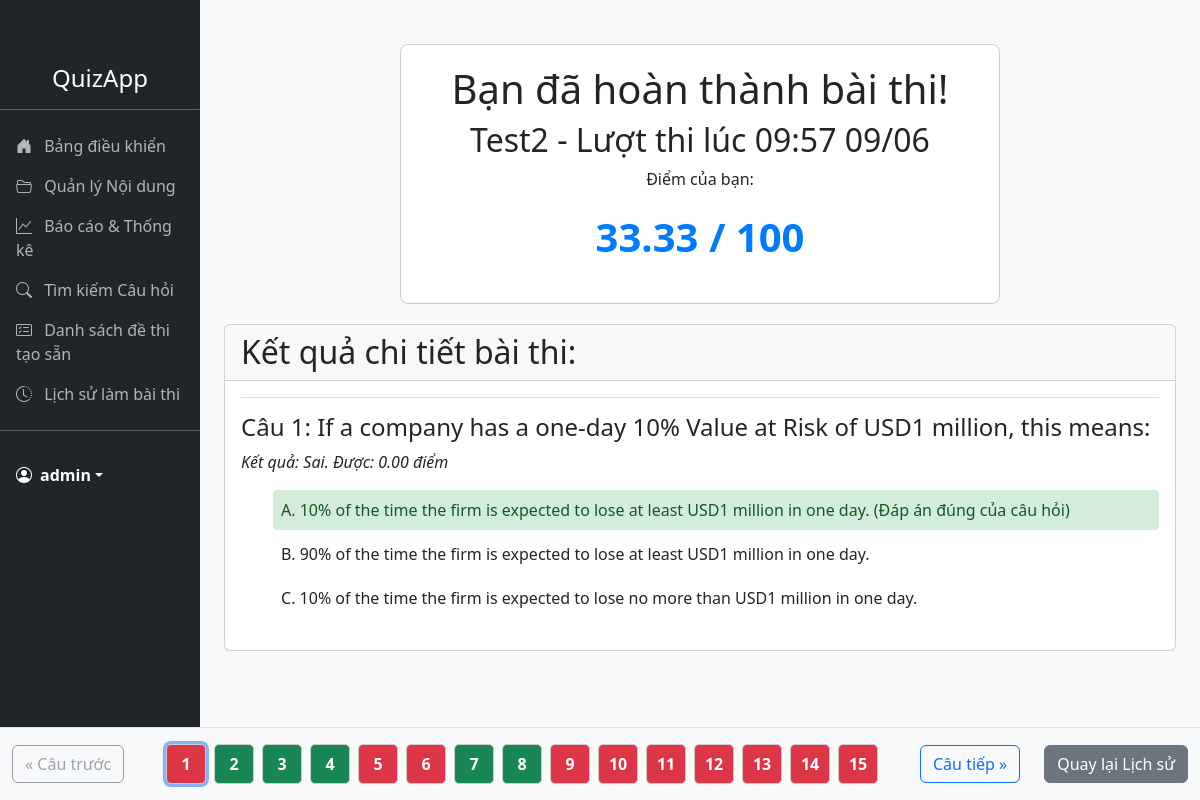
The page /attempt/23/result/ (signed in) on the database its author committed.
### quiz_app/models.py (models this page shows, shortened)
class UserAttempt(models.Model):
    user = models.ForeignKey(User, on_delete=models.CASCADE)
    quiz = models.ForeignKey(Quiz, on_delete=models.SET_NULL, null=True)
    start_time = models.DateTimeField(auto_now_add=True)
    end_time = models.DateTimeField(null=True, blank=True)
    score_achieved = models.FloatField(null=True, blank=True)
    question_order = models.TextField(default='[]')
    class Meta:
        verbose_name = "Lượt làm bài"
        verbose_name_plural = "Lượt làm bài"

class Quiz(models.Model):
    QUIZ_TYPE_CHOICES = [
        ('static', 'Đề thi tĩnh'),
        ('dynamic', 'Đề thi động'),
    ]
    user = models.ForeignKey(User, on_delete=models.CASCADE)
    quiz_name = models.CharField(max_length=255)
    quiz_type = models.CharField(max_length=10, choices=QUIZ_TYPE_CHOICES, default='static')
    questions = models.ManyToManyField(Question, through='QuizQuestion', blank=True)
    time_limit_minutes = models.IntegerField()
    scoring_scale_max = models.IntegerField(default=100)
    created_at = models.DateTimeField(auto_now_add=True)
    is_snapshot = models.BooleanField(default=False)
    template_for = models.ForeignKey('self', on_delete=models.SET_NULL, null=True, blank=True, related_name='snapshots')
    access_code = models.CharField(
        max_length=10,
        unique=True,    # Đảm bảo mỗi mã là duy nhất
        blank=True,
        null=True,
        db_index=True   # Giúp việc tra cứu mã nhanh hơn
    )
    enrolled_users = models.ManyToManyField(
        User,
        related_name='enrolled_quizzes', # Giúp truy vấn ngược từ User -> Quiz
        blank=True
    )
    class Meta:
        verbose_name = "Đề thi"
        verbose_name_plural = "Đề thi"

class AttemptAnswer(models.Model):
    attempt = models.ForeignKey(UserAttempt, on_delete=models.CASCADE, related_name='answered_questions')
    question = models.ForeignKey(Question, on_delete=models.SET_NULL, null=True)
    selected_answers = models.ManyToManyField(Answer)
    is_correct = models.BooleanField(default=False)
    points_earned = models.FloatField(default=0)
    class Meta:
        verbose_name = "Câu trả lời trong Lượt làm bài"
        verbose_name_plural = "Câu trả lời trong Lượt làm bài"

class Question(models.Model):
    topic = models.ForeignKey(Topic, on_delete=models.CASCADE, related_name='questions')
    question_text = models.TextField()
    question_image = models.ImageField(upload_to='question_images/', blank=True, null=True)
    QUESTION_TYPE_CHOICES = [
        ('single_choice', 'Một lựa chọn'),
        ('multiple_choice', 'Nhiều lựa chọn'),
    ]
    question_type = models.CharField(max_length=20, choices=QUESTION_TYPE_CHOICES, default='single_choice')
    class Meta:
        verbose_name = "Câu hỏi"
        verbose_name_plural = "Câu hỏi"

class Answer(models.Model):
    question = models.ForeignKey(Question, on_delete=models.CASCADE, related_name='answers')
    answer_text = models.TextField()
    answer_image = models.ImageField(upload_to='answer_images/', blank=True, null=True)
    is_correct = models.BooleanField(default=False)
    class Meta:
        verbose_name = "Đáp án"
        verbose_name_plural = "Đáp án"

### quiz_app/views.py (the view)
@login_required
def attempt_result(request, attempt_id):
    try:
        attempt = (
            UserAttempt.objects.select_related(
                "quiz"  # Lấy thông tin đề thi liên quan (JOIN)
            )
            .prefetch_related(
                "answered_questions__question__answers",
                "answered_questions__selected_answers",
            )
            .get(id=attempt_id, user=request.user)
        )
    except UserAttempt.DoesNotExist:
        raise Http404("Không tìm thấy lượt làm bài này.")
    context = {"attempt": attempt}
    return render(request, "quiz_app/attempt_result.html", context)

### quiz_app/templatetags/quiz_extras.py (called while the page is built)
@register.filter(name='to_char')
def to_char(value):
    try:
        numeric_value = int(value)
        return chr(65 + numeric_value)
    except (ValueError, TypeError):
        return ''

### quiz_app/templates/quiz_app/attempt_result.html (shortened to what this page needs)
{% extends 'quiz_app/base.html' %}
{% load quiz_extras %}
{% block content %}
    <div class="result-box">
        <h1>Bạn đã hoàn thành bài thi!</h1>
        <h2>{{ attempt.quiz.quiz_name }}</h2>
        <p>Điểm của bạn:</p>
        <p class="score">{{ attempt.score_achieved|floatformat:2 }} / {{ attempt.quiz.scoring_scale_max }}</p>
    </div>
    <div class="review-container card">
        <div class="card-header">
            <h2 class="mb-0">Kết quả chi tiết bài thi:</h2>
        </div>
        <div class="card-body">
            {% for answered_question in attempt.answered_questions.all %}
                <div class="result-question-container {% if not forloop.first %}d-none{% endif %}" id="result-question-{{ forloop.counter0 }}">
                    <div class="question-review">
                        <h4>Câu <span class="question-number-display">{{ forloop.counter }}</span>: {{ answered_question.question.question_text }}</h4>
                        <p><i>Kết quả: {% if answered_question.is_correct %}Đúng{% else %}Sai{% endif %}. Được: {{ answered_question.points_earned|floatformat:2 }} điểm</i></p>
                        <ul>
                            {% for option in answered_question.question.answers.all %}
                                {% if option in answered_question.selected_answers.all %}
                                    {% if option.is_correct %}
                                        <li class="answer-option correct-answer selected-by-user">
                                            {{ forloop.counter0|to_char }}.
                                            {{ option.answer_text }} (Đáp án bạn chọn đúng)
                                        </li>
                                    {% else %}
                                        <li class="answer-option incorrect-selection">
                                            {{ forloop.counter0|to_char }}.
                                            {{ option.answer_text }} (Đáp án bạn chọn sai)
                                        </li>
                                    {% endif %}
                                {% else %}
                                    {% if option.is_correct %}
                                        <li class="answer-option correct-answer">
                                            {{ forloop.counter0|to_char }}.
                                            {{ option.answer_text }} (Đáp án đúng của câu hỏi)
                                        </li>
                                    {% else %}
                                        <li class="answer-option">
                                            {{ forloop.counter0|to_char }}.
                                            {{ option.answer_text }}
                                        </li>
                                    {% endif %}
                                {% endif %}
                            {% endfor %}
                        </ul>
                    </div>
                </div>
            {% endfor %}
        </div>
    </div>
    <nav class="navbar fixed-bottom result-nav-panel py-3">
        <div class="container-fluid">
            <button type="button" id="prev-result-btn" class="btn btn-outline-secondary" disabled>&laquo; Câu trước</button>
            <div id="result-navigator" class="d-flex flex-wrap justify-content-center gap-2 mx-auto">
                {% for answered_question in attempt.answered_questions.all %}
                    <div class="result-nav-box
                                {% if answered_question.is_correct %}correct-result{% else %}incorrect-result{% endif %}
                                {% if forloop.first %}active{% endif %}"
                         data-question-index="{{ forloop.counter0 }}">
                        {{ forloop.counter }}
                    </div>
                {% endfor %}
            </div>
            <button type="button" id="next-result-btn" class="btn btn-outline-primary"{% if attempt.answered_questions.all|length <= 1 %} disabled{% endif %}>Câu tiếp &raquo;</button>
            <a href="{% url 'history_list' %}" class="btn btn-secondary ms-4">Quay lại Lịch sử</a>
        </div>
    </nav>
{% endblock %}

### quiz_app/templates/quiz_app/base.html (shortened to what this page needs)
<!DOCTYPE html>
<html lang="vi">
<head>
    <link href="https://cdn.jsdelivr.net/npm/bootstrap@5.3.3/dist/css/bootstrap.min.css" rel="stylesheet">
    <link rel="stylesheet" href="https://cdn.jsdelivr.net/npm/bootstrap-icons@1.11.3/font/bootstrap-icons.min.css">
</head>
<body>
<div class="container-fluid">
    <div class="row">
        <nav id="sidebarMenu" class="col-md-3 col-lg-2 d-md-block bg-dark sidebar collapse">
            <div class="position-sticky pt-3">
                <h2 class="text-white text-center d-none d-md-block" style="font-size: 1.5rem;">QuizApp</h2>
                <hr class="text-white d-none d-md-block">
                <ul class="nav nav-pills flex-column mb-auto">
                    <li class="nav-item">
                        <a href="{% url 'dashboard' %}" class="nav-link">
                            <i class="bi bi-house-door-fill"></i> Bảng điều khiển
                        </a>
                    </li>
                    {% if perms.quiz_app.view_question %}
                    <li class="nav-item">
                        <a href="{% url 'topic_group_list' %}" class="nav-link">
                            <i class="bi bi-folder2-open"></i> Quản lý Nội dung
                        </a>
                    </li>
                    <li class="nav-item">
                        <a href="{% url 'quiz_report_list' %}" class="nav-link">
                            <i class="bi bi-graph-up"></i> Báo cáo & Thống kê
                        </a>
                    </li>
                    <li class="nav-item">
                        <a href="{% url 'question_search' %}" class="nav-link">
                            <i class="bi bi-search"></i> Tìm kiếm Câu hỏi
                        </a>
                    </li>
                    {% endif %}
                    <li>
                        <a href="{% url 'quiz_list' %}" class="nav-link">
                           <i class="bi bi-card-checklist"></i> Danh sách đề thi tạo sẵn
                        </a>
                    </li>
                    <li>
                        <a href="{% url 'history_list' %}" class="nav-link">
                           <i class="bi bi-clock-history"></i> Lịch sử làm bài thi
                        </a>
                    </li>
                </ul>
                <hr class="text-white">
                <div class="dropdown p-3">
                    {% if user.is_authenticated %}
                        <a href="#" class="d-flex align-items-center text-white text-decoration-none dropdown-toggle" data-bs-toggle="dropdown" aria-expanded="false">
                            <i class="bi bi-person-circle me-2"></i>
                            <strong>{{ user.username }}</strong>
                        </a>
                    {% else %}
                        <a href="{% url 'login' %}" class="d-flex align-items-center text-white text-decoration-none">
                            <i class="bi bi-box-arrow-in-right me-2"></i>
                            <strong>Đăng nhập</strong>
                        </a>
                    {% endif %}
                </div>
            </div>
        </nav>
        <main class="col-md-9 ms-sm-auto col-lg-10 px-md-4">
            <div class="py-4">
                {% block content %}
                {% endblock %}
            </div>
        </main>
    </div>
</div>
</body>
</html>

### quiz_app/templates/quiz_app/base.html (style rules this page uses)
body { background-color: #f8f9fa; }
.sidebar { position: fixed; top: 0; bottom: 0; left: 0; z-index: 100; padding: 48px 0 0; box-shadow: inset -1px 0 0 rgba(0, 0, 0, .1); }
.nav-link { color: #adb5bd; }
.nav-link .bi { margin-right: 8px; }

### quiz_app/templates/quiz_app/attempt_result.html (style rules this page uses)
body { padding-bottom: 120px; }
.result-nav-panel { top: auto !important; bottom: 0; background-color: #f8f9fa; border-top: 1px solid #dee2e6; z-index: 1020; }
.result-nav-box { display: flex; align-items: center; justify-content: center; width: 40px; height: 40px; border: 1px solid #ccc; border-radius: 5px; cursor: pointer; font-weight: bold; color: white; user-select: none; transition: transform 0.2s; }
.result-nav-box.correct-result { background-color: #198754; }
.result-nav-box.incorrect-result { background-color: #dc3545; }
.result-nav-box.active { box-shadow: 0 0 0 3px rgba(13, 110, 253, 0.5); }
.result-box { text-align: center; border: 1px solid #ccc; padding: 20px; margin: 20px auto; max-width: 600px; background-color: #fff; border-radius: 8px; }
.score { font-size: 2.5em; font-weight: bold; color: #007bff; }
.question-review { border-top: 1px solid #ddd; padding-top: 15px; }
.answer-option { display: block; padding: 8px; margin: 4px 0; border-radius: 4px; list-style-type: none; }
.correct-answer { color: #155724; background-color: #d4edda; }

### rows shown on the page
UserAttempt: quiz.quiz_name "Test2 - Lượt thi lúc 09:57 09/06", score_achieved "33.33", quiz.scoring_scale_max "100"
AttemptAnswer: question.question_text "If a company has a one-day 10% Value at Risk of USD1 million, this means:", is_correct "Sai", points_earned "0.00"
Answer: answer_text "10% of the time the firm is expected to lose at least USD1 million in one day."
Answer: answer_text "90% of the time the firm is expected to lose at least USD1 million in one day."
Answer: answer_text "10% of the time the firm is expected to lose no more than USD1 million in one day."

### other values the page prints
{{ user.username }} "admin"
